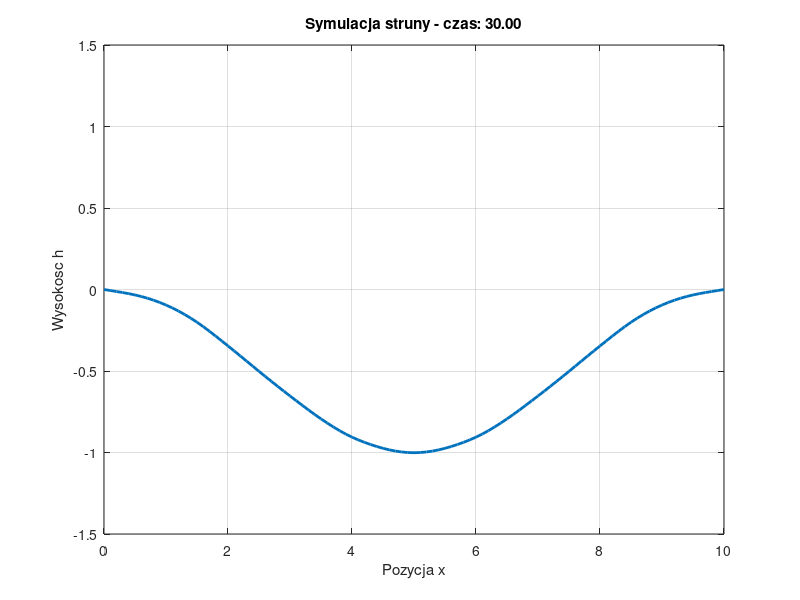
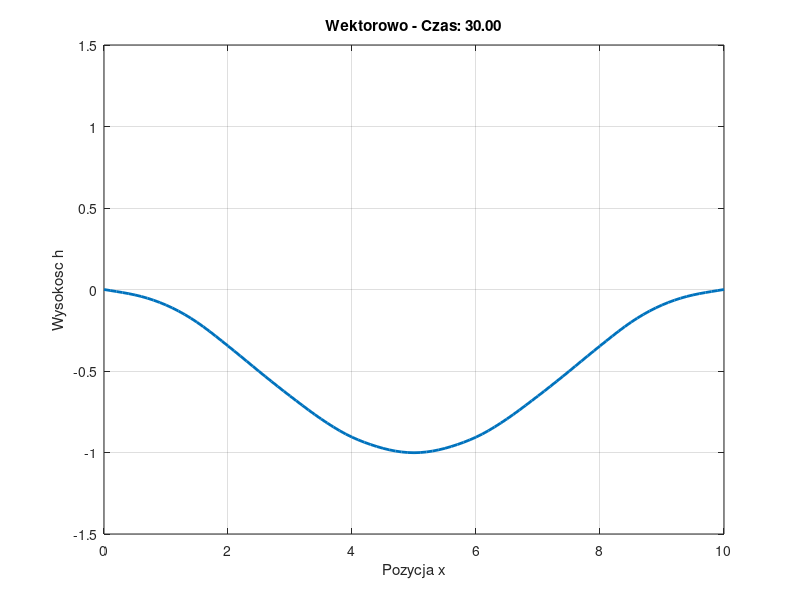

MATLAB code to generate these figures, in order:
%% Rozwiazanie petlami
% Parametry symulacji
L = 10;          
c = 5;           
T_max = 30;      
dx = 0.1;        
dt = 0.005;      

x = 0:dx:L;
n = length(x);
r = (c * dt) / dx; 


aktualny = 0.5 - 0.5 * cos(2 * pi / L * x); 

przeszly = aktualny; 

przyszly = zeros(1, n);

figure;
h_plot = plot(x, aktualny, 'LineWidth', 2);
axis([0 L -1.5 1.5]);
grid on;
xlabel('Pozycja x');
ylabel('Wysokosc h');

t_steps = T_max / dt;

tic;
for k = 1:t_steps
    for i = 2:n-1
        przyszly(i) = r^2 * (aktualny(i-1) + aktualny(i+1)) + ...
                      2 * (1 - r^2) * aktualny(i) - przeszly(i);
    end
    
    przyszly(1) = 0;
    przyszly(n) = 0;
    
    przeszly = aktualny;
    aktualny = przyszly;
    
    if mod(k, 1) == 0
        set(h_plot, 'YData', aktualny);
        title(['Symulacja struny - czas: ', num2str(k * dt, '%.2f')]);
        drawnow;
    end
end
czas_petlowy = toc;
fprintf('Czas wykonania operacji petlowych: %.4f s\n', czas_petlowy);

%% Rozwiazanie wektorowe
L = 10;          
c = 5;           
T_max = 30;      
dx = 0.1;        
dt = 0.005;      

x = 0:dx:L;
n = length(x);
r = (c * dt) / dx; 


aktualny = 0.5 - 0.5 * cos(2 * pi / L * x); 
przeszly = aktualny; 
przyszly = zeros(1, n);

figure('Name', 'Zadanie 1: Rozwiazanie wektorowe');
h_plot = plot(x, aktualny, 'LineWidth', 2);
axis([0 L -1.5 1.5]); grid on;
xlabel('Pozycja x'); ylabel('Wysokosc h');

t_steps = T_max / dt;

tic;  
for k = 1:t_steps

    przyszly(2:n-1) = r^2 * (aktualny(1:n-2) + aktualny(3:n)) + ...
                      2 * (1 - r^2) * aktualny(2:n-1) - przeszly(2:n-1);
    
    przyszly(1) = 0;
    przyszly(n) = 0;
    
    przeszly = aktualny;
    aktualny = przyszly;
    
    if mod(k, 20) == 0
        set(h_plot, 'YData', aktualny);
        title(['Wektorowo - Czas: ', num2str(k * dt, '%.2f')]);
        drawnow;
    end
end
czas_wektorowy = toc;  

fprintf('Czas wykonania operacji wektorowych: %.4f s\n', czas_wektorowy);
